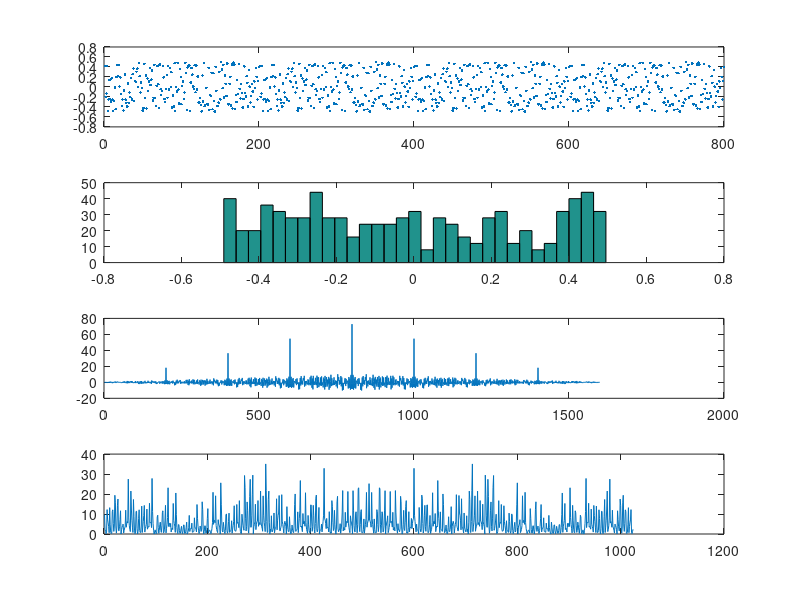
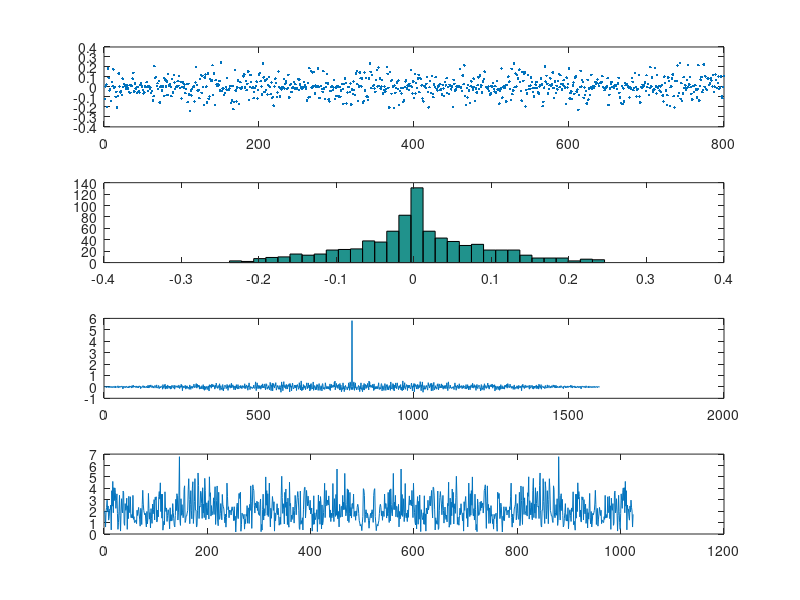

The MATLAB source for these figures, in order:
function test_noise

N1 = 200;
N2 = 201;
N3 = 202;

% x1 = rand(N1, 1); x2 = rand(N2, 1); x3 = rand(N3, 1);
x1 = rand(N1, 1)-0.5; x2 = rand(N2, 1)-0.5; x3 = rand(N3, 1)-0.5;
% x1 = randn(N1, 1); x2 = randn(N2, 1); x3 = randn(N3, 1);

y = [x1; x1; x1; x1];
y2 = [x2; x2; x2; x2];
y3 = [x3; x3; x3; x3];
% y2 = y .* y2(1:length(y)) .* y3(1:length(y));
y2 = y .* y2(1:length(y));
% y2 = y + y2(1:length(y)) + y3(1:length(y));

figure(1)
subplot(4,1,1)
plot(y, '.')
subplot(4,1,2)
hist(y, 31)
subplot(4,1,3)
plot(xcorr(y, y))
subplot(4,1,4)
plot(abs(fft(y, 1024)))

figure(2)
subplot(4,1,1)
plot(y2, '.')
subplot(4,1,2)
hist(y2, 31)
subplot(4,1,3)
plot(xcorr(y2, y2))
subplot(4,1,4)
plot(abs(fft(y2, 1024)))
